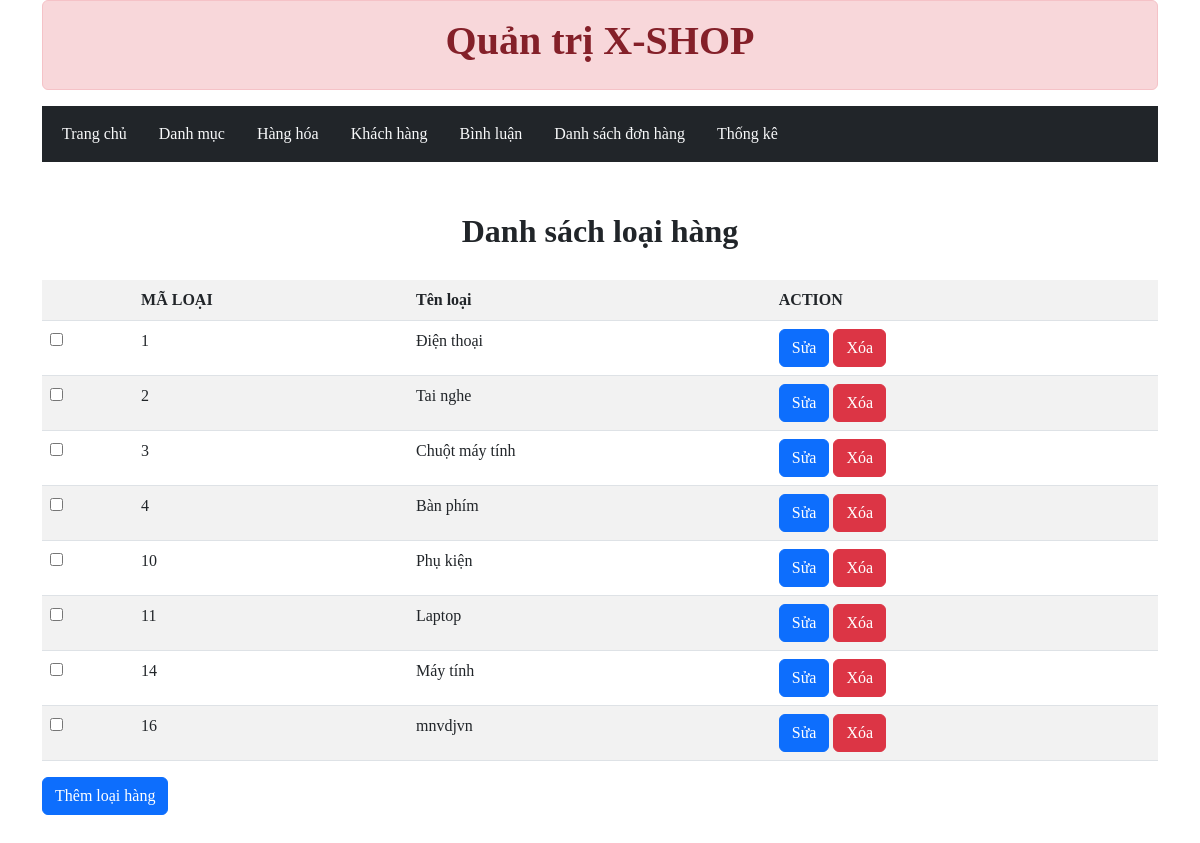
Screenshot of /admin/index.php?act=listdm with the database file from the repository.
### tables this page shows
CREATE TABLE `loai` (
  `id` int(11) NOT NULL,
  `ten_loai` varchar(255) NOT NULL
);

### model/pdo.php (called while the page is built, shortened)
<?php
function pdo_get_connection(){
    $dburl = "mysql:host=localhost;dbname=x_shop;charset=utf8";
    $username = 'root';
    $password = '';
    $conn = new PDO($dburl, $username, $password);
    $conn->setAttribute(PDO::ATTR_ERRMODE, PDO::ERRMODE_EXCEPTION);
    return $conn;
}
function pdo_query($sql){
    $sql_args = array_slice(func_get_args(), 1);
    try{
        $conn = pdo_get_connection();
        $stmt = $conn->prepare($sql);
        $stmt->execute($sql_args);
        $rows = $stmt->fetchAll();
        return $rows;
    }
    catch(PDOException $e){
        throw $e;
    }
    finally{
        unset($conn);
    }
}

### model/danhmuc.php (called while the page is built, shortened)
<?php
    function loadalldm(){
        $sql = "select*from loai";
        $loaihang = pdo_query($sql);
        return $loaihang;
    }
?>

### admin/danhmuc/listdm.php (the view)
<div class="dsdm">
        <div class="tieudeds">
            <h2>Danh sách loại hàng</h2>
        </div>
        <div class="bangds">
            <table class="table table-striped ">
                    <tr>
                        <th></th>
                        <th>MÃ LOẠI</th>
                        <th>Tên loại</th>
                        <th>ACTION</th>
                    </tr>
                    <?php foreach($loaihang as $loai) :?>
                        <tr>
                            <td><input type="checkbox"></td>
                            <td><?= $loai['id']?></td>
                            <td><?= $loai['ten_loai']?></td>
                            <td>
                                <a href="index.php?act=editdm&id=<?= $loai['id']?>"><button class="btn btn-primary">Sửa</button></a>
                                <a onclick="return confirm('Bạn có chắc chắn muốn xóa loại hàng này không')"  href="index.php?act=deletedm&id=<?= $loai['id']?>"><button class="btn btn-danger">Xóa</button></a>
                            </td>
                        </tr>
                    <?php endforeach ?>
            </table>
            <a href="index.php?act=adddm"><button class="btn btn-primary">Thêm loại hàng</button></a>
        </div>
</div>

### view/css/style.css (style rules this page uses)
.dsdm .tieudeds { text-align: center; margin-bottom: 30px; }
.dsdm .tieudeds h2 { font-weight: bold; }

### rows the page displays
loai: id "1", ten_loai "Điện thoại"
loai: id "2", ten_loai "Tai nghe"
loai: id "3", ten_loai "Chuột máy tính"
loai: id "4", ten_loai "Bàn phím"
loai: id "10", ten_loai "Phụ kiện"
loai: id "11", ten_loai "Laptop"
loai: id "14", ten_loai "Máy tính"
loai: id "16", ten_loai "mnvdjvn"
